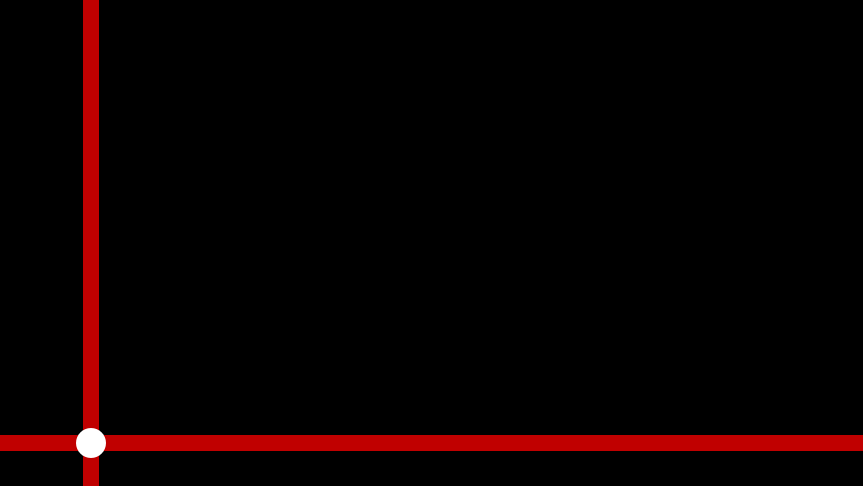
#> input picture version_4/test_1.png, 863 x 486 px, given in place of the camera
$ python yun.py
#> lines starting #> are read from the running program, lines starting #| are printed output that depends on the picture; after the words box and inside, x2 and y2 are one past the last pixel; in counts of white or black regions, pixels touching at a corner belong together
import cv2
import numpy as np

# [43 lines left out: functions draw_line_through_center, draw_bounding_box, find_white_points, not called in this run]

def detect_red_cross_lines(image):
    angles = []  # 새로 추가한 코드: 이 부분을 함수 시작 부분에 추가
    hsv = cv2.cvtColor(image, cv2.COLOR_BGR2HSV)

    lower_red = np.array([0, 120, 70])
    upper_red = np.array([10, 255, 255])

    mask = cv2.inRange(hsv, lower_red, upper_red)

    gray = cv2.cvtColor(image, cv2.COLOR_BGR2GRAY)
    _, thresh = cv2.threshold(gray, 100, 255, cv2.THRESH_BINARY)
    canny = cv2.Canny(thresh, 50, 100)

    lines = cv2.HoughLinesP(canny, 1, np.pi/180, 100, minLineLength=100, maxLineGap=10)

    output = cv2.cvtColor(mask, cv2.COLOR_GRAY2BGR)

    if lines is not None:
        for line in lines:
            x1, y1, x2, y2 = line[0]

            # 선의 중심에 위치한 픽셀이 빨간색 범위 내인지 확인
            mid_line_x = int((x1 + x2) / 2)
            mid_line_y = int((y1 + y2) / 2)
            pixel_value = mask[mid_line_y, mid_line_x]

            # 중심 픽셀이 빨간색 범위에 있으면, 각도와 선 그리기
            if pixel_value != 0:
                angle = np.arctan2(y2 - y1, x2 - x1) * 180 / np.pi

                # 수평선과 수직선 검출
                cv2.line(output, (x1, y1), (x2, y2), (0, 255, 255), 2)

                # 선의 기울기 계산
                dx = x2 - x1
                dy = y2 - y1
                slope = dy / dx
                angle = np.arctan(slope) * 180 / np.pi
                float_angle = round(angle, 2) #소수점 2자리까지
                angles.append(float_angle)  # 각도 값 저장

    return output, angles

# [11 lines left out: functions draw_line_between_points, calculate_vector, not called in this run]

def main():
    # read img
    # image_path = 'center_shot.png'
    image_path = 'test_4.png'
    result_image_path = "center_shot.png"
    capture_path = "yunjong.jpg"

    save_point = []

    cap = cv2.VideoCapture(0)

    while True:

        ret, frame = cap.read()
#> frame is the input picture: shape (486, 863, 3); mean B, G, R 0.4, 0.4, 9.9


        result_img = cv2.imread(result_image_path)
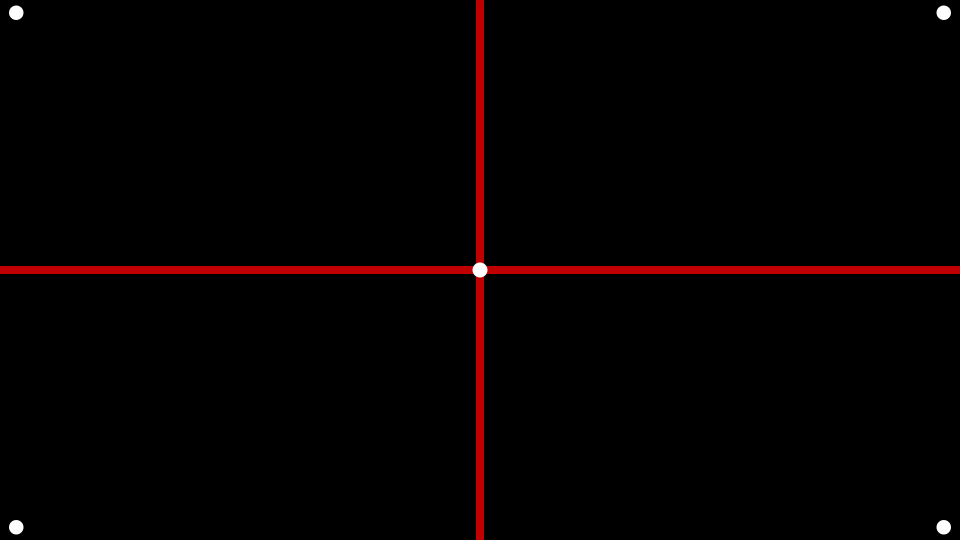
#> input picture version_4/center_shot.png, 1920 x 1080 px (shown at 1/2 size)
#> result_img is the input picture: shape (1080, 1920, 3); mean B, G, R 0.4, 0.4, 4.8
        rh, rw, _ = result_img.shape
#> rh = 1080; rw = 1920

        rw = rw//2
#> rw = 960
        rh = rh//2
#> rh = 540
        result_img = cv2.resize(result_img,(rw,rh))
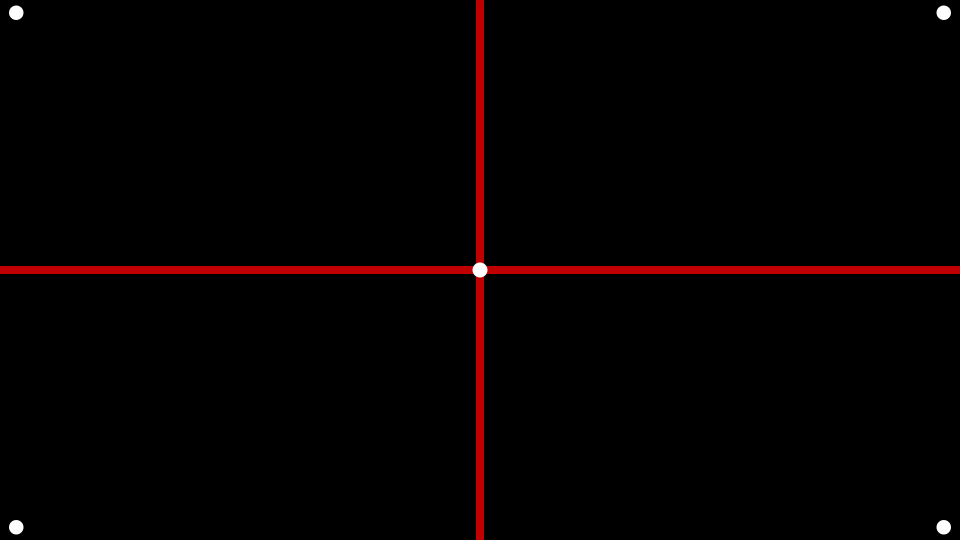
#> result_img: shape (540, 960, 3); mean B, G, R 0.4, 0.4, 4.8

        rw = rw//2
#> rw = 480
        rh = rh//2
#> rh = 270

        image = frame
        h,w,_ = image.shape
#> h = 486; w = 863
        w = w//2
#> w = 431
        h = h//2
#> h = 243
        colors = (255, 0, 0)
        cam_center = (w,h)
#> cam_center = (431, 243)

        # detecting red crossline
        crossline_img, angles = detect_red_cross_lines(image)
#> in detect_red_cross_lines, `hsv = cv2.cvtColor(image, cv2.COLOR_BGR2HSV)`: hsv: shape (486, 863, 3); mean H, S, V 0, 12.6, 9.9
#> in detect_red_cross_lines, `mask = cv2.inRange(hsv, lower_red, upper_red)`:
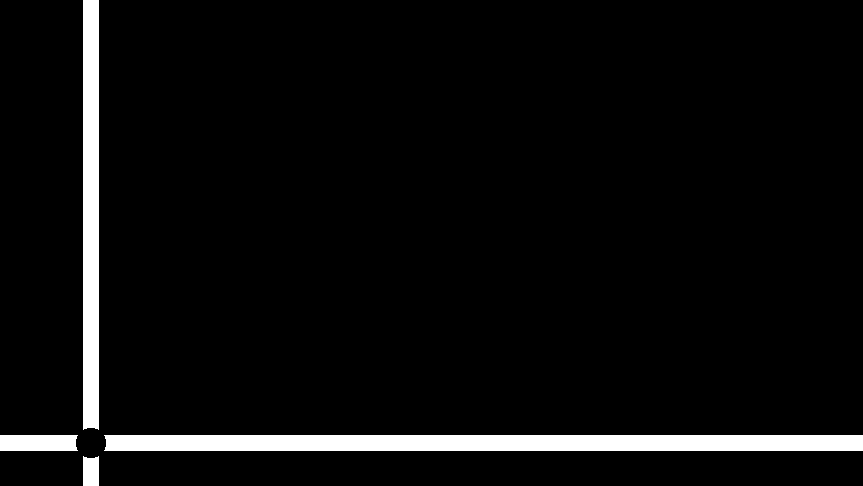
#> mask: shape (486, 863); 4.9% white; 4 white regions, box (x1, y1, x2, y2) and area: (104, 435, 863, 451) 12122, (83, 0, 99, 430) 6858, (0, 435, 78, 451) 1226, (83, 456, 99, 486) 458
#> in detect_red_cross_lines, `gray = cv2.cvtColor(image, cv2.COLOR_BGR2GRAY)`:
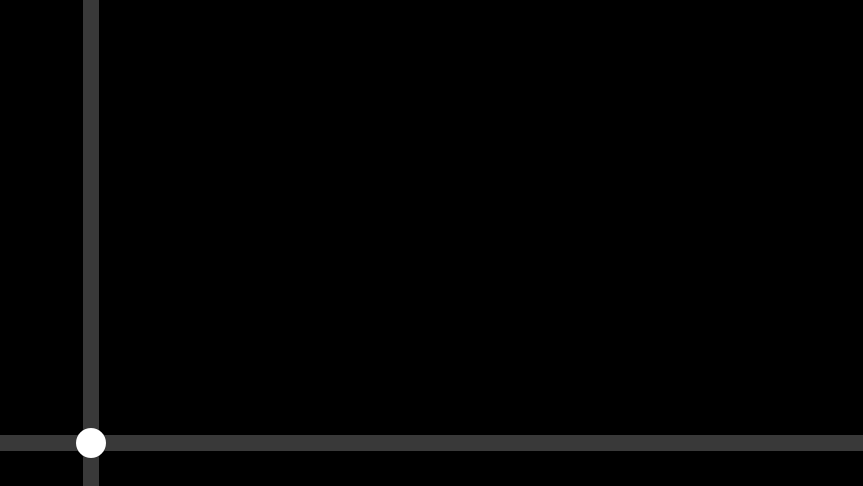
#> gray: shape (486, 863); min 0, max 255, mean 3.2
#> in detect_red_cross_lines, `_, thresh = cv2.threshold(gray, 100, 255, cv2.THRESH_BINARY)`:
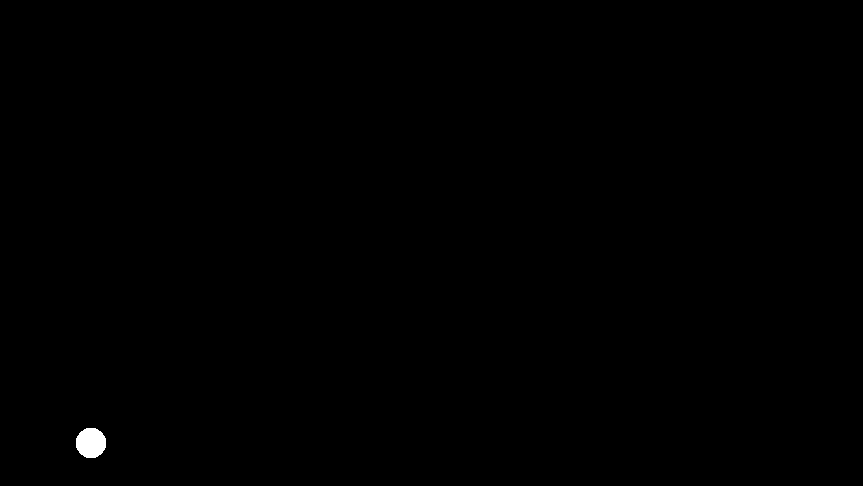
#> thresh: shape (486, 863); 0.17% white; 1 white region, box (x1, y1, x2, y2) and area: (76, 428, 106, 458) 724
#> in detect_red_cross_lines, `canny = cv2.Canny(thresh, 50, 100)`:
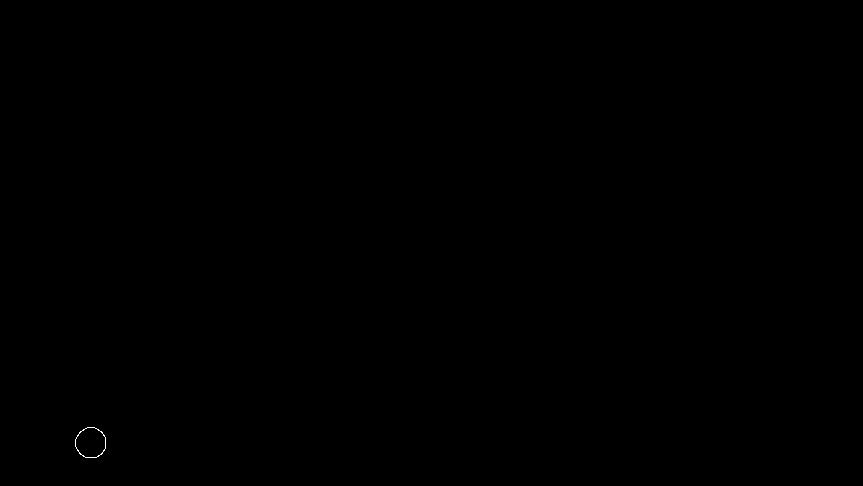
#> canny: shape (486, 863); 0.02% white in thin lines or dots, all inside (x1, y1, x2, y2) = (75, 427, 106, 458)
#> in detect_red_cross_lines, `lines = cv2.HoughLinesP(canny, 1, np.pi/180, 100, minLineLength=100, m..`: lines = None
#> angles = []
        cv2.imshow('red crossline img',crossline_img)


        result_cap_img = cv2.imread(capture_path)
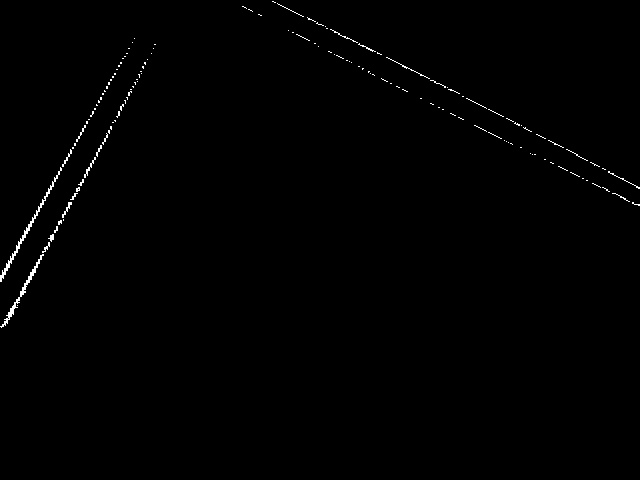
#> input picture version_4/yunjong.jpg, 640 x 480 px
#> result_cap_img is the input picture: shape (480, 640, 3); min 0, max 255, mean 1.5


        key = cv2.waitKey(1)
#> (key q is pressed here)
        if key == ord('q'):
            break
        if key == ord('c'):
            cv2.imwrite(capture_path, crossline_img)
            for angle in angles:
                if not any(int(angle) // 10 == int(existing_angle) // 10 for existing_angle in save_point):
                    save_point.append(angle)

            if len(save_point) >= 2:
                draw_angle = save_point[0]
                draw_angle2 = save_point[1]

                slope = np.tan(draw_angle * np.pi / 180.0)
                slope2 = np.tan(draw_angle2 * np.pi / 180.0)

                draw_line_through_center(result_cap_img, slope)
                draw_line_through_center(result_cap_img, slope2)

                # Show the image after drawing lines
                cv2.imshow("result_cap", result_cap_img)


    # draw_angle = save_point[0]
    # draw_angle2 = save_point[1]


    cap.release()
    cv2.destroyAllWindows()

if __name__ == "__main__":
    main()
